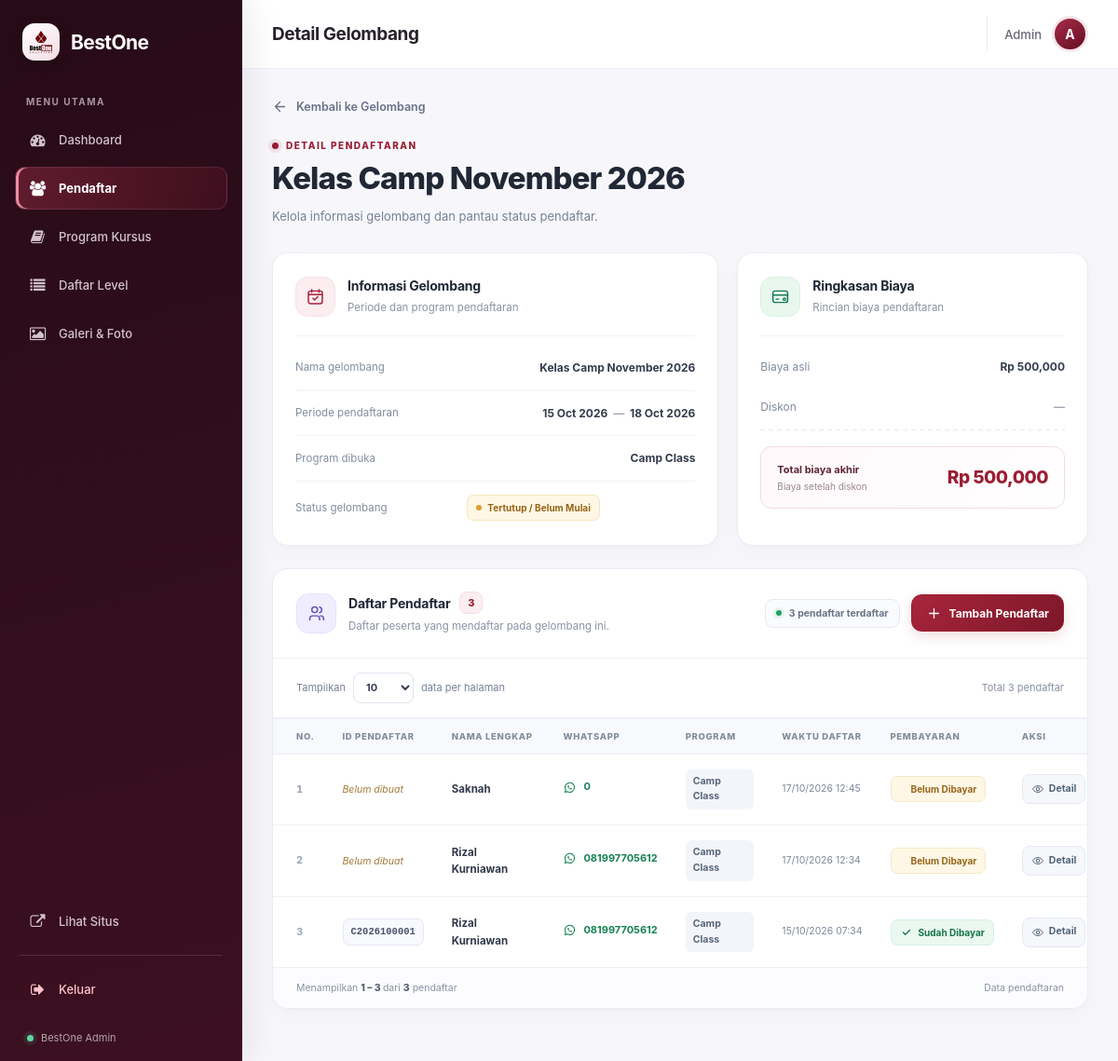
The page /admin/pendaftar/detail/2 (signed in) on the database as committed earlier.
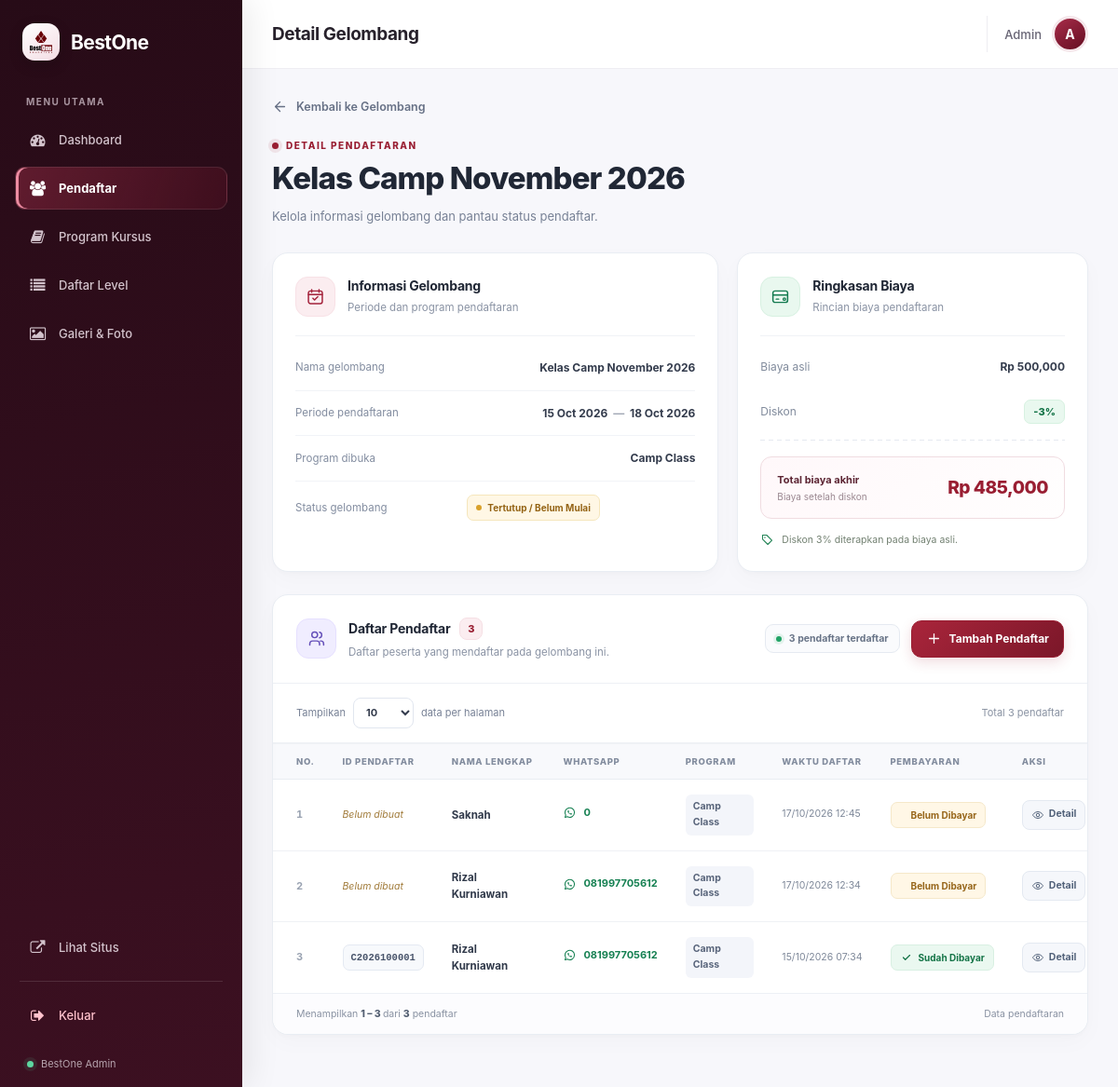
The same page on the database as committed later.
### models/database.py (models this page shows, shortened)
class Periode(db.Model):
    __tablename__ = 'periode'
    id = db.Column(db.Integer, primary_key=True)
    nama = db.Column(db.String(100), nullable=False)
    mulai = db.Column(db.DateTime)
    selesai = db.Column(db.DateTime)
    kelas_mulai = db.Column(db.DateTime)
    program_dibuka = db.Column(db.String(255))
    level_dibuka = db.Column(db.Text, nullable=True)
    biaya = db.Column(db.Integer)
    diskon = db.Column(db.Integer)
    link_grup_wa = db.Column(db.String(255))
    dibuat_pada = db.Column(db.DateTime, default=db.func.now())
    pendaftar = db.relationship('Pendaftar', backref='periode', lazy=True, cascade='all, delete-orphan')
    @property
    def biaya_akhir(self):
        if not self.biaya:
            return 0
        if not self.diskon:
            return self.biaya
        return int(self.biaya * (100 - self.diskon) / 100)
    @property
    def sedang_aktif(self):
        from datetime import datetime
        sekarang = datetime.now()
        if self.mulai and self.selesai:
            return self.mulai <= sekarang <= self.selesai
        if self.mulai:
            return sekarang >= self.mulai
        if self.selesai:
            return sekarang <= self.selesai
        return False

### routes/admin/pendaftar.py (the view)
@pendaftar_bp.route('/pendaftar/detail/<int:periode_id>')
def detail(periode_id):
    cek = cek_login()
    if cek:
        return cek
    periode = Periode.query.get_or_404(periode_id)
    page = request.args.get('page', 1, type=int)
    per_page = request.args.get('per_page', 10, type=int)
    pilihan_per_page = [10, 15, 25, 50, 100]
    if per_page not in pilihan_per_page:
        per_page = 10
    query = Pendaftar.query.filter_by(
        periode_id=periode.id
    ).order_by(
        Pendaftar.waktu_daftar.desc()
    )
    pagination = query.paginate(
        page=page,
        per_page=per_page,
        error_out=False
    )
    return render_template(
        'admin/detail_pendaftar.html',
        halaman='pendaftar',
        periode=periode,
        daftar_pendaftar=pagination.items,
        pagination=pagination,
        per_page=per_page,
        pilihan_per_page=pilihan_per_page
    )

### app.py (called while the page is built)
@app.before_request
def force_https():
    if request.headers.get("X-Forwarded-Proto") == "https":
        request.environ["wsgi.url_scheme"] = "https"

### routes/admin/pendaftar.py (called while the page is built)
def cek_login():
    if not session.get('admin_logged_in'):
        return redirect(url_for('login.login'))

### templates/admin/detail_pendaftar.html (shortened to what the changed rows need)
{% extends "admin/base_admin.html" %}
{% block judul_halaman %}Detail Gelombang{% endblock %}
{% block isi %}
<div class="detail-gelombang">
  <header class="dg-header">
    <div class="dg-header-kiri">
      <div class="dg-judul-wrapper">
        <div class="dg-eyebrow">
          <span class="dg-eyebrow-dot"></span>
          DETAIL PENDAFTARAN
        </div>
        <h1>{{ periode.nama }}</h1>
        <p>Kelola informasi gelombang dan pantau status pendaftar.</p>
      </div>
    </div>
  </header>
  <section class="dg-ringkasan">
    <article class="dg-card dg-card-info">
      <div class="dg-card-heading">
        <div>
          <h2>Informasi Gelombang</h2>
        </div>
      </div>
      <div class="dg-info-list">
        <div class="dg-info-row">
          <span class="dg-info-label">Nama gelombang</span>
          <strong class="dg-info-value">{{ periode.nama }}</strong>
        </div>
        <div class="dg-info-row">
          <span class="dg-info-label">Periode pendaftaran</span>
          <strong class="dg-info-value">
            {% if periode.mulai and periode.selesai %}
              {{ periode.mulai.strftime('%d %b %Y') }}
              <span class="dg-sampai">—</span>
              {{ periode.selesai.strftime('%d %b %Y') }}
            {% else %}
              —
            {% endif %}
          </strong>
        </div>
        <div class="dg-info-row">
          <span class="dg-info-label">Program dibuka</span>
          <strong class="dg-info-value">{{ periode.program_dibuka }}</strong>
        </div>
      </div>
    </article>
    <article class="dg-card dg-card-biaya">
      <div class="dg-card-heading">
        <div class="dg-card-icon dg-icon-hijau">
        </div>
        <div>
          <h2>Ringkasan Biaya</h2>
        </div>
      </div>
      <div class="dg-biaya-list">
        <div class="dg-biaya-row">
          <span>Biaya asli</span>
          <strong>Rp {{ "{:,}".format(periode.biaya or 0) }}</strong>
        </div>
        <div class="dg-biaya-row">
          <span>Diskon</span>
          {% if periode.diskon %}
            <span class="dg-diskon">-{{ periode.diskon }}%</span>
          {% else %}
            <strong class="dg-nilai-netral">—</strong>
          {% endif %}
        </div>
        <div class="dg-biaya-pemisah"></div>
        <div class="dg-biaya-total">
          <div>
            <span>Total biaya akhir</span>
            <small>Biaya setelah diskon</small>
          </div>
          <strong>Rp {{ "{:,}".format(periode.biaya_akhir) }}</strong>
        </div>
      </div>
      {% if periode.diskon %}
      <div class="dg-promo-note">
        <svg viewBox="0 0 24 24" fill="none" aria-hidden="true">
          <path d="M20 13 13 20l-9-9V4h7l9 9Z"
                stroke="currentColor" stroke-width="1.7"
                stroke-linejoin="round"/>
          <circle cx="8" cy="8" r="1.2" fill="currentColor"/>
        </svg>
        Diskon {{ periode.diskon }}% diterapkan pada biaya asli.
      </div>
      {% endif %}
    </article>
  </section>
  <section class="dg-card dg-card-pendaftar">
    <div class="dg-pendaftar-heading">
      <div class="dg-pendaftar-title">
        <div>
          <div class="dg-pendaftar-title-line">
            <h2>Daftar Pendaftar</h2>
          </div>
        </div>
      </div>
    </div>
    <div class="dg-tabel-scroll">
      <table class="dg-tabel">
        <thead>
          <tr>
            <th class="dg-th-no">No.</th>
            <th>ID Pendaftar</th>
            <th>Nama Lengkap</th>
            <th>WhatsApp</th>
            <th>Program</th>
            <th>Waktu Daftar</th>
            <th>Pembayaran</th>
            <th class="dg-th-aksi">Aksi</th>
          </tr>
        </thead>
      </table>
    </div>
  </section>
</div>
{% endblock %}

Rows that differ between the two databases and show on the page:
changed Periode "Camp Class": diskon (not shown) → "3"; biaya_akhir "500,000" → "485,000"
Other text that changed with them:
text now shown: "- % Diskon % diterapkan pada biaya asli."
